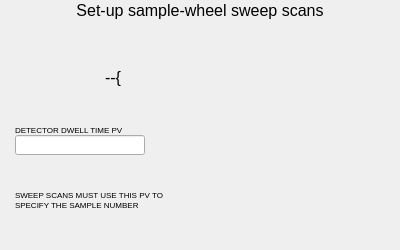
<?xml version="1.0" ?>
<ui version="4.0">
  <class>Dialog</class>
  <widget class="PyDMFrame" name="screen">
    <property name="geometry">
      <rect>
        <x>469</x>
        <y>715</y>
        <width>400</width>
        <height>250</height>
      </rect>
    </property>
    <property name="minimumSize">
      <size>
        <width>400</width>
        <height>250</height>
      </size>
    </property>
    <property name="styleSheet">
      <string notr="true">PyDMFrame#screen {
  color: rgb(0, 0, 0);
  background-color: rgb(218, 218, 218);
  }</string>
    </property>
    <property name="windowTitle">
      <string>sampleWheelScanSetup</string>
    </property>
    <layout class="QGridLayout" name="gridLayout" columnstretch="10,5,3,127,40,81,124,10" rowstretch="19,1,2,28,65,10,30,25,30,40">
      <property name="leftMargin">
        <number>0</number>
      </property>
      <property name="topMargin">
        <number>0</number>
      </property>
      <property name="rightMargin">
        <number>0</number>
      </property>
      <property name="bottomMargin">
        <number>0</number>
      </property>
      <property name="horizontalSpacing">
        <number>0</number>
      </property>
      <property name="verticalSpacing">
        <number>0</number>
      </property>
      <item row="0" column="0" rowspan="2" colspan="8">
        <widget class="PyDMDrawingRectangle" name="rectangle">
          <property name="geometry">
            <rect>
              <x>0</x>
              <y>0</y>
              <width>400</width>
              <height>20</height>
            </rect>
          </property>
          <property name="sizePolicy">
            <sizepolicy hsizetype="Ignored" vsizetype="Ignored">
              <horstretch>0</horstretch>
              <verstretch>0</verstretch>
            </sizepolicy>
          </property>
          <property name="brush" stdset="0">
            <brush brushstyle="SolidPattern">
              <color alpha="255">
                <red>255</red>
                <green>255</green>
                <blue>255</blue>
              </color>
            </brush>
          </property>
          <property name="penStyle" stdset="0">
            <enum>Qt::SolidLine</enum>
          </property>
          <property name="penColor" stdset="0">
            <color>
              <red>255</red>
              <green>255</green>
              <blue>255</blue>
            </color>
          </property>
          <property name="penWidth" stdset="0">
            <double>0</double>
          </property>
          <property name="penCapStyle" stdset="0">
            <enum>Qt::FlatCap</enum>
          </property>
          <property name="toolTip">
            <string>rectangle</string>
          </property>
        </widget>
      </item>
      <item row="4" column="3" colspan="2">
        <widget class="PyDMFrame" name="composite">
          <property name="geometry">
            <rect>
              <x>18</x>
              <y>50</y>
              <width>167</width>
              <height>65</height>
            </rect>
          </property>
          <property name="sizePolicy">
            <sizepolicy hsizetype="Ignored" vsizetype="Ignored">
              <horstretch>0</horstretch>
              <verstretch>0</verstretch>
            </sizepolicy>
          </property>
          <layout class="QGridLayout" name="gridLayout_1" columnstretch="87,3,27,6,44" rowstretch="7,10,20,28">
            <property name="leftMargin">
              <number>0</number>
            </property>
            <property name="topMargin">
              <number>0</number>
            </property>
            <property name="rightMargin">
              <number>0</number>
            </property>
            <property name="bottomMargin">
              <number>0</number>
            </property>
            <property name="horizontalSpacing">
              <number>0</number>
            </property>
            <property name="verticalSpacing">
              <number>0</number>
            </property>
            <item row="2" column="1" colspan="3">
              <widget class="QLabel" name="text">
                <property name="geometry">
                  <rect>
                    <x>87</x>
                    <y>17</y>
                    <width>36</width>
                    <height>20</height>
                  </rect>
                </property>
                <property name="sizePolicy">
                  <sizepolicy hsizetype="Ignored" vsizetype="Ignored">
                    <horstretch>0</horstretch>
                    <verstretch>0</verstretch>
                  </sizepolicy>
                </property>
                <property name="text">
                  <string>--{</string>
                </property>
                <property name="font">
                  <font>
                    <pointsize>12</pointsize>
                  </font>
                </property>
                <property name="brush" stdset="0">
                  <brush brushstyle="SolidPattern">
                    <color alpha="255">
                      <red>0</red>
                      <green>0</green>
                      <blue>0</blue>
                    </color>
                  </brush>
                </property>
                <property name="toolTip">
                  <string>text</string>
                </property>
                <property name="alignment">
                  <set>Qt::AlignLeading|Qt::AlignLeft|Qt::AlignVCenter</set>
                </property>
                <property name="styleSheet">
                  <string notr="true">QLabel#text {
  color: rgb(0, 0, 0);
  }</string>
                </property>
              </widget>
            </item>
            <item row="0" column="3" rowspan="4" colspan="2">
              <widget class="PyDMFrame" name="composite_1">
                <property name="geometry">
                  <rect>
                    <x>117</x>
                    <y>0</y>
                    <width>50</width>
                    <height>65</height>
                  </rect>
                </property>
                <property name="sizePolicy">
                  <sizepolicy hsizetype="Ignored" vsizetype="Ignored">
                    <horstretch>0</horstretch>
                    <verstretch>0</verstretch>
                  </sizepolicy>
                </property>
                <layout class="QGridLayout" name="gridLayout_2" columnstretch="18,32" rowstretch="50,15">
                  <property name="leftMargin">
                    <number>0</number>
                  </property>
                  <property name="topMargin">
                    <number>0</number>
                  </property>
                  <property name="rightMargin">
                    <number>0</number>
                  </property>
                  <property name="bottomMargin">
                    <number>0</number>
                  </property>
                  <property name="horizontalSpacing">
                    <number>0</number>
                  </property>
                  <property name="verticalSpacing">
                    <number>0</number>
                  </property>
                  <item row="1" column="1">
                    <widget class="PyDMFrame" name="composite_2">
                      <property name="geometry">
                        <rect>
                          <x>18</x>
                          <y>50</y>
                          <width>50</width>
                          <height>50</height>
                        </rect>
                      </property>
                      <property name="sizePolicy">
                        <sizepolicy hsizetype="Ignored" vsizetype="Ignored">
                          <horstretch>0</horstretch>
                          <verstretch>0</verstretch>
                        </sizepolicy>
                      </property>
                      <layout class="QGridLayout" name="gridLayout_3" columnstretch="50" rowstretch="16,20,14">
                        <property name="leftMargin">
                          <number>0</number>
                        </property>
                        <property name="topMargin">
                          <number>0</number>
                        </property>
                        <property name="rightMargin">
                          <number>0</number>
                        </property>
                        <property name="bottomMargin">
                          <number>0</number>
                        </property>
                        <property name="horizontalSpacing">
                          <number>0</number>
                        </property>
                        <property name="verticalSpacing">
                          <number>0</number>
                        </property>
                        <item row="0" column="1" rowspan="3">
                          <widget class="PyDMDrawingPie" name="arc">
                            <property name="geometry">
                              <rect>
                                <x>117</x>
                                <y>0</y>
                                <width>50</width>
                                <height>50</height>
                              </rect>
                            </property>
                            <property name="sizePolicy">
                              <sizepolicy hsizetype="Ignored" vsizetype="Ignored">
                                <horstretch>0</horstretch>
                                <verstretch>0</verstretch>
                              </sizepolicy>
                            </property>
                            <property name="brush" stdset="0">
                              <brush brushstyle="NoBrush">
                                <color alpha="255">
                                  <red>0</red>
                                  <green>0</green>
                                  <blue>0</blue>
                                </color>
                              </brush>
                            </property>
                            <property name="penStyle" stdset="0">
                              <enum>Qt::SolidLine</enum>
                            </property>
                            <property name="penColor" stdset="0">
                              <color>
                                <red>0</red>
                                <green>0</green>
                                <blue>0</blue>
                              </color>
                            </property>
                            <property name="penWidth" stdset="0">
                              <double>2.0</double>
                            </property>
                            <property name="penCapStyle" stdset="0">
                              <enum>Qt::FlatCap</enum>
                            </property>
                            <property name="spanAngle" stdset="0">
                              <double>-360.0</double>
                            </property>
                          </widget>
                        </item>
                        <item row="1" column="1">
                          <widget class="PyDMDrawingRectangle" name="rectangle_1">
                            <property name="geometry">
                              <rect>
                                <x>133</x>
                                <y>16</y>
                                <width>20</width>
                                <height>20</height>
                              </rect>
                            </property>
                            <property name="sizePolicy">
                              <sizepolicy hsizetype="Ignored" vsizetype="Ignored">
                                <horstretch>0</horstretch>
                                <verstretch>0</verstretch>
                              </sizepolicy>
                            </property>
                            <property name="brush" stdset="0">
                              <brush brushstyle="NoBrush">
                                <color alpha="255">
                                  <red>0</red>
                                  <green>0</green>
                                  <blue>0</blue>
                                </color>
                              </brush>
                            </property>
                            <property name="penStyle" stdset="0">
                              <enum>Qt::SolidLine</enum>
                            </property>
                            <property name="penColor" stdset="0">
                              <color>
                                <red>0</red>
                                <green>0</green>
                                <blue>0</blue>
                              </color>
                            </property>
                            <property name="penWidth" stdset="0">
                              <double>2.0</double>
                            </property>
                            <property name="penCapStyle" stdset="0">
                              <enum>Qt::FlatCap</enum>
                            </property>
                            <property name="toolTip">
                              <string>rectangle_1</string>
                            </property>
                          </widget>
                        </item>
                      </layout>
                    </widget>
                  </item>
                  <item row="2" column="1">
                    <widget class="QLabel" name="text_1">
                      <property name="geometry">
                        <rect>
                          <x>18</x>
                          <y>105</y>
                          <width>50</width>
                          <height>10</height>
                        </rect>
                      </property>
                      <property name="sizePolicy">
                        <sizepolicy hsizetype="Ignored" vsizetype="Ignored">
                          <horstretch>0</horstretch>
                          <verstretch>0</verstretch>
                        </sizepolicy>
                      </property>
                      <property name="text">
                        <string>SAMPLE</string>
                      </property>
                      <property name="font">
                        <font>
                          <pointsize>6</pointsize>
                        </font>
                      </property>
                      <property name="brush" stdset="0">
                        <brush brushstyle="SolidPattern">
                          <color alpha="255">
                            <red>0</red>
                            <green>0</green>
                            <blue>0</blue>
                          </color>
                        </brush>
                      </property>
                      <property name="toolTip">
                        <string>text_1</string>
                      </property>
                      <property name="alignment">
                        <set>Qt::AlignCenter</set>
                      </property>
                      <property name="styleSheet">
                        <string notr="true">QLabel#text_1 {
  color: rgb(0, 0, 0);
  }</string>
                      </property>
                    </widget>
                  </item>
                </layout>
              </widget>
            </item>
            <item row="1" column="0" rowspan="2" colspan="2">
              <widget class="PyDMFrame" name="composite_3">
                <property name="geometry">
                  <rect>
                    <x>0</x>
                    <y>7</y>
                    <width>90</width>
                    <height>30</height>
                  </rect>
                </property>
                <property name="sizePolicy">
                  <sizepolicy hsizetype="Ignored" vsizetype="Ignored">
                    <horstretch>0</horstretch>
                    <verstretch>0</verstretch>
                  </sizepolicy>
                </property>
                <layout class="QGridLayout" name="gridLayout_4" columnstretch="18,72" rowstretch="30">
                  <property name="leftMargin">
                    <number>0</number>
                  </property>
                  <property name="topMargin">
                    <number>0</number>
                  </property>
                  <property name="rightMargin">
                    <number>0</number>
                  </property>
                  <property name="bottomMargin">
                    <number>0</number>
                  </property>
                  <property name="horizontalSpacing">
                    <number>0</number>
                  </property>
                  <property name="verticalSpacing">
                    <number>0</number>
                  </property>
                  <item row="1" column="1">
                    <widget class="PyDMLineEdit" name="text_entry">
                      <property name="geometry">
                        <rect>
                          <x>18</x>
                          <y>60</y>
                          <width>90</width>
                          <height>20</height>
                        </rect>
                      </property>
                      <property name="sizePolicy">
                        <sizepolicy hsizetype="Ignored" vsizetype="Ignored">
                          <horstretch>0</horstretch>
                          <verstretch>0</verstretch>
                        </sizepolicy>
                      </property>
                      <property name="channel" stdset="0">
                        <string>ca://${P}sampleSweepSize</string>
                      </property>
                      <property name="toolTip">
                        <string>${P}sampleSweepSize</string>
                      </property>
                      <property name="font">
                        <font>
                          <pointsize>12</pointsize>
                        </font>
                      </property>
                      <property name="styleSheet">
                        <string notr="true">PyDMLineEdit#text_entry {
  color: rgb(0, 0, 0);
  background-color: rgb(115, 223, 255);
  border: 1px solid black;
  margin: 0px;
  padding: 0px;
  spacing: 0px;
  }</string>
                      </property>
                    </widget>
                  </item>
                  <item row="1" column="1">
                    <widget class="QLabel" name="text_2">
                      <property name="geometry">
                        <rect>
                          <x>18</x>
                          <y>50</y>
                          <width>90</width>
                          <height>10</height>
                        </rect>
                      </property>
                      <property name="sizePolicy">
                        <sizepolicy hsizetype="Ignored" vsizetype="Ignored">
                          <horstretch>0</horstretch>
                          <verstretch>0</verstretch>
                        </sizepolicy>
                      </property>
                      <property name="text">
                        <string>SWEEP SIZE {mm}</string>
                      </property>
                      <property name="font">
                        <font>
                          <pointsize>6</pointsize>
                        </font>
                      </property>
                      <property name="brush" stdset="0">
                        <brush brushstyle="SolidPattern">
                          <color alpha="255">
                            <red>0</red>
                            <green>0</green>
                            <blue>0</blue>
                          </color>
                        </brush>
                      </property>
                      <property name="toolTip">
                        <string>text_2</string>
                      </property>
                      <property name="alignment">
                        <set>Qt::AlignLeading|Qt::AlignLeft|Qt::AlignVCenter</set>
                      </property>
                      <property name="styleSheet">
                        <string notr="true">QLabel#text_2 {
  color: rgb(0, 0, 0);
  }</string>
                      </property>
                    </widget>
                  </item>
                </layout>
              </widget>
            </item>
          </layout>
        </widget>
      </item>
      <item row="1" column="0" rowspan="2" colspan="8">
        <widget class="PyDMDrawingLine" name="polyline">
          <property name="geometry">
            <rect>
              <x>-1</x>
              <y>19</y>
              <width>408</width>
              <height>3</height>
            </rect>
          </property>
          <property name="sizePolicy">
            <sizepolicy hsizetype="Ignored" vsizetype="Ignored">
              <horstretch>0</horstretch>
              <verstretch>0</verstretch>
            </sizepolicy>
          </property>
          <property name="toolTip">
            <string>polyline</string>
          </property>
          <property name="brush" stdset="0">
            <brush brushstyle="SolidPattern">
              <color alpha="255">
                <red>10</red>
                <green>0</green>
                <blue>184</blue>
              </color>
            </brush>
          </property>
          <property name="penStyle" stdset="0">
            <enum>Qt::SolidLine</enum>
          </property>
          <property name="penColor" stdset="0">
            <color>
              <red>10</red>
              <green>0</green>
              <blue>184</blue>
            </color>
          </property>
          <property name="penWidth" stdset="0">
            <double>3</double>
          </property>
          <property name="penCapStyle" stdset="0">
            <enum>Qt::FlatCap</enum>
          </property>
          <property name="penWidth" stdset="0">
            <double>3</double>
          </property>
          <property name="penStyle" stdset="0">
            <enum>Qt::SolidLine</enum>
          </property>
          <property name="penColor" stdset="0"/>
          <property name="penCapStyle" stdset="0">
            <enum>Qt::FlatCap</enum>
          </property>
        </widget>
      </item>
      <item row="0" column="1" rowspan="2" colspan="6">
        <widget class="QLabel" name="text_3">
          <property name="geometry">
            <rect>
              <x>10</x>
              <y>0</y>
              <width>380</width>
              <height>20</height>
            </rect>
          </property>
          <property name="sizePolicy">
            <sizepolicy hsizetype="Ignored" vsizetype="Ignored">
              <horstretch>0</horstretch>
              <verstretch>0</verstretch>
            </sizepolicy>
          </property>
          <property name="text">
            <string>Set-up sample-wheel sweep scans</string>
          </property>
          <property name="font">
            <font>
              <pointsize>12</pointsize>
            </font>
          </property>
          <property name="brush" stdset="0">
            <brush brushstyle="SolidPattern">
              <color alpha="255">
                <red>0</red>
                <green>0</green>
                <blue>0</blue>
              </color>
            </brush>
          </property>
          <property name="toolTip">
            <string>text_3</string>
          </property>
          <property name="alignment">
            <set>Qt::AlignCenter</set>
          </property>
          <property name="styleSheet">
            <string notr="true">QLabel#text_3 {
  color: rgb(0, 0, 0);
  }</string>
          </property>
        </widget>
      </item>
      <item row="6" column="2" colspan="2">
        <widget class="PyDMFrame" name="composite_4">
          <property name="geometry">
            <rect>
              <x>15</x>
              <y>125</y>
              <width>130</width>
              <height>30</height>
            </rect>
          </property>
          <property name="sizePolicy">
            <sizepolicy hsizetype="Ignored" vsizetype="Ignored">
              <horstretch>0</horstretch>
              <verstretch>0</verstretch>
            </sizepolicy>
          </property>
          <layout class="QGridLayout" name="gridLayout_5" columnstretch="130" rowstretch="10,20">
            <property name="leftMargin">
              <number>0</number>
            </property>
            <property name="topMargin">
              <number>0</number>
            </property>
            <property name="rightMargin">
              <number>0</number>
            </property>
            <property name="bottomMargin">
              <number>0</number>
            </property>
            <property name="horizontalSpacing">
              <number>0</number>
            </property>
            <property name="verticalSpacing">
              <number>0</number>
            </property>
            <item row="1" column="0">
              <widget class="PyDMLineEdit" name="text_entry_1">
                <property name="geometry">
                  <rect>
                    <x>0</x>
                    <y>10</y>
                    <width>130</width>
                    <height>20</height>
                  </rect>
                </property>
                <property name="sizePolicy">
                  <sizepolicy hsizetype="Ignored" vsizetype="Ignored">
                    <horstretch>0</horstretch>
                    <verstretch>0</verstretch>
                  </sizepolicy>
                </property>
                <property name="channel" stdset="0">
                  <string>ca://${P}sampleSweepSet.INPF</string>
                </property>
                <property name="toolTip">
                  <string>${P}sampleSweepSet.INPF</string>
                </property>
                <property name="displayFormat" stdset="0">
                  <enum>PyDMLineEdit::String</enum>
                </property>
                <property name="font">
                  <font>
                    <pointsize>12</pointsize>
                  </font>
                </property>
                <property name="styleSheet">
                  <string notr="true">PyDMLineEdit#text_entry_1 {
  color: rgb(0, 0, 0);
  background-color: rgb(164, 170, 255);
  border: 1px solid black;
  margin: 0px;
  padding: 0px;
  spacing: 0px;
  }</string>
                </property>
              </widget>
            </item>
            <item row="0" column="0">
              <widget class="QLabel" name="text_4">
                <property name="geometry">
                  <rect>
                    <x>0</x>
                    <y>0</y>
                    <width>130</width>
                    <height>10</height>
                  </rect>
                </property>
                <property name="sizePolicy">
                  <sizepolicy hsizetype="Ignored" vsizetype="Ignored">
                    <horstretch>0</horstretch>
                    <verstretch>0</verstretch>
                  </sizepolicy>
                </property>
                <property name="text">
                  <string>DETECTOR DWELL TIME PV</string>
                </property>
                <property name="font">
                  <font>
                    <pointsize>6</pointsize>
                  </font>
                </property>
                <property name="brush" stdset="0">
                  <brush brushstyle="SolidPattern">
                    <color alpha="255">
                      <red>0</red>
                      <green>0</green>
                      <blue>0</blue>
                    </color>
                  </brush>
                </property>
                <property name="toolTip">
                  <string>text_4</string>
                </property>
                <property name="alignment">
                  <set>Qt::AlignLeading|Qt::AlignLeft|Qt::AlignVCenter</set>
                </property>
                <property name="styleSheet">
                  <string notr="true">QLabel#text_4 {
  color: rgb(0, 0, 0);
  }</string>
                </property>
              </widget>
            </item>
          </layout>
        </widget>
      </item>
      <item row="8" column="2" colspan="4">
        <widget class="PyDMFrame" name="composite_5">
          <property name="geometry">
            <rect>
              <x>15</x>
              <y>180</y>
              <width>251</width>
              <height>30</height>
            </rect>
          </property>
          <property name="sizePolicy">
            <sizepolicy hsizetype="Ignored" vsizetype="Ignored">
              <horstretch>0</horstretch>
              <verstretch>0</verstretch>
            </sizepolicy>
          </property>
          <layout class="QGridLayout" name="gridLayout_6" columnstretch="200,1,50" rowstretch="10,10,10">
            <property name="leftMargin">
              <number>0</number>
            </property>
            <property name="topMargin">
              <number>0</number>
            </property>
            <property name="rightMargin">
              <number>0</number>
            </property>
            <property name="bottomMargin">
              <number>0</number>
            </property>
            <property name="horizontalSpacing">
              <number>0</number>
            </property>
            <property name="verticalSpacing">
              <number>0</number>
            </property>
            <item row="2" column="0">
              <widget class="QLabel" name="text_5">
                <property name="geometry">
                  <rect>
                    <x>0</x>
                    <y>20</y>
                    <width>200</width>
                    <height>10</height>
                  </rect>
                </property>
                <property name="sizePolicy">
                  <sizepolicy hsizetype="Ignored" vsizetype="Ignored">
                    <horstretch>0</horstretch>
                    <verstretch>0</verstretch>
                  </sizepolicy>
                </property>
                <property name="text">
                  <string>SPECIFY THE SAMPLE NUMBER</string>
                </property>
                <property name="font">
                  <font>
                    <pointsize>6</pointsize>
                  </font>
                </property>
                <property name="brush" stdset="0">
                  <brush brushstyle="SolidPattern">
                    <color alpha="255">
                      <red>0</red>
                      <green>0</green>
                      <blue>0</blue>
                    </color>
                  </brush>
                </property>
                <property name="toolTip">
                  <string>text_5</string>
                </property>
                <property name="alignment">
                  <set>Qt::AlignLeading|Qt::AlignLeft|Qt::AlignVCenter</set>
                </property>
                <property name="styleSheet">
                  <string notr="true">QLabel#text_5 {
  color: rgb(0, 0, 0);
  }</string>
                </property>
              </widget>
            </item>
            <item row="1" column="0">
              <widget class="QLabel" name="text_6">
                <property name="geometry">
                  <rect>
                    <x>0</x>
                    <y>10</y>
                    <width>200</width>
                    <height>10</height>
                  </rect>
                </property>
                <property name="sizePolicy">
                  <sizepolicy hsizetype="Ignored" vsizetype="Ignored">
                    <horstretch>0</horstretch>
                    <verstretch>0</verstretch>
                  </sizepolicy>
                </property>
                <property name="text">
                  <string>SWEEP SCANS MUST USE THIS PV TO </string>
                </property>
                <property name="font">
                  <font>
                    <pointsize>6</pointsize>
                  </font>
                </property>
                <property name="brush" stdset="0">
                  <brush brushstyle="SolidPattern">
                    <color alpha="255">
                      <red>0</red>
                      <green>0</green>
                      <blue>0</blue>
                    </color>
                  </brush>
                </property>
                <property name="toolTip">
                  <string>text_6</string>
                </property>
                <property name="alignment">
                  <set>Qt::AlignLeading|Qt::AlignLeft|Qt::AlignVCenter</set>
                </property>
                <property name="styleSheet">
                  <string notr="true">QLabel#text_6 {
  color: rgb(0, 0, 0);
  }</string>
                </property>
              </widget>
            </item>
            <item row="0" column="2" rowspan="3">
              <widget class="PyDMFrame" name="composite_6">
                <property name="geometry">
                  <rect>
                    <x>201</x>
                    <y>0</y>
                    <width>50</width>
                    <height>30</height>
                  </rect>
                </property>
                <property name="sizePolicy">
                  <sizepolicy hsizetype="Ignored" vsizetype="Ignored">
                    <horstretch>0</horstretch>
                    <verstretch>0</verstretch>
                  </sizepolicy>
                </property>
                <layout class="QGridLayout" name="gridLayout_7" columnstretch="15,35" rowstretch="30">
                  <property name="leftMargin">
                    <number>0</number>
                  </property>
                  <property name="topMargin">
                    <number>0</number>
                  </property>
                  <property name="rightMargin">
                    <number>0</number>
                  </property>
                  <property name="bottomMargin">
                    <number>0</number>
                  </property>
                  <property name="horizontalSpacing">
                    <number>0</number>
                  </property>
                  <property name="verticalSpacing">
                    <number>0</number>
                  </property>
                  <item row="1" column="1">
                    <widget class="PyDMLineEdit" name="text_entry_2">
                      <property name="geometry">
                        <rect>
                          <x>15</x>
                          <y>190</y>
                          <width>50</width>
                          <height>20</height>
                        </rect>
                      </property>
                      <property name="sizePolicy">
                        <sizepolicy hsizetype="Ignored" vsizetype="Ignored">
                          <horstretch>0</horstretch>
                          <verstretch>0</verstretch>
                        </sizepolicy>
                      </property>
                      <property name="channel" stdset="0">
                        <string>ca://${P}sampleSweepSet.A</string>
                      </property>
                      <property name="toolTip">
                        <string>${P}sampleSweepSet.A</string>
                      </property>
                      <property name="font">
                        <font>
                          <pointsize>12</pointsize>
                        </font>
                      </property>
                      <property name="styleSheet">
                        <string notr="true">PyDMLineEdit#text_entry_2 {
  color: rgb(0, 0, 0);
  background-color: rgb(115, 223, 255);
  border: 1px solid black;
  margin: 0px;
  padding: 0px;
  spacing: 0px;
  }</string>
                      </property>
                    </widget>
                  </item>
                  <item row="1" column="1">
                    <widget class="QLabel" name="text_7">
                      <property name="geometry">
                        <rect>
                          <x>15</x>
                          <y>180</y>
                          <width>50</width>
                          <height>10</height>
                        </rect>
                      </property>
                      <property name="sizePolicy">
                        <sizepolicy hsizetype="Ignored" vsizetype="Ignored">
                          <horstretch>0</horstretch>
                          <verstretch>0</verstretch>
                        </sizepolicy>
                      </property>
                      <property name="text">
                        <string>SAMPLE #</string>
                      </property>
                      <property name="font">
                        <font>
                          <pointsize>6</pointsize>
                        </font>
                      </property>
                      <property name="brush" stdset="0">
                        <brush brushstyle="SolidPattern">
                          <color alpha="255">
                            <red>0</red>
                            <green>0</green>
                            <blue>0</blue>
                          </color>
                        </brush>
                      </property>
                      <property name="toolTip">
                        <string>text_7</string>
                      </property>
                      <property name="alignment">
                        <set>Qt::AlignLeading|Qt::AlignLeft|Qt::AlignVCenter</set>
                      </property>
                      <property name="styleSheet">
                        <string notr="true">QLabel#text_7 {
  color: rgb(0, 0, 0);
  }</string>
                      </property>
                    </widget>
                  </item>
                </layout>
              </widget>
            </item>
          </layout>
        </widget>
      </item>
    </layout>
    <zorder>rectangle</zorder>
    <zorder>text</zorder>
    <zorder>arc</zorder>
    <zorder>rectangle_1</zorder>
    <zorder>composite_2</zorder>
    <zorder>text_1</zorder>
    <zorder>composite_1</zorder>
    <zorder>text_entry</zorder>
    <zorder>text_2</zorder>
    <zorder>composite_3</zorder>
    <zorder>composite</zorder>
    <zorder>polyline</zorder>
    <zorder>text_3</zorder>
    <zorder>text_entry_1</zorder>
    <zorder>text_4</zorder>
    <zorder>composite_4</zorder>
    <zorder>text_5</zorder>
    <zorder>text_6</zorder>
    <zorder>text_entry_2</zorder>
    <zorder>text_7</zorder>
    <zorder>composite_6</zorder>
    <zorder>composite_5</zorder>
  </widget>
  <customwidgets>
    <customwidget>
      <class>PyDMDrawingRectangle</class>
      <extends>QWidget</extends>
      <header>pydm.widgets.drawing</header>
    </customwidget>
    <customwidget>
      <class>PyDMFrame</class>
      <extends>QFrame</extends>
      <header>pydm.widgets.frame</header>
    </customwidget>
    <customwidget>
      <class>PyDMLabel</class>
      <extends>QLabel</extends>
      <header>pydm.widgets.label</header>
    </customwidget>
    <customwidget>
      <class>PyDMDrawingPie</class>
      <extends>PyDMDrawingArc</extends>
      <header>pydm.widgets.drawing</header>
    </customwidget>
    <customwidget>
      <class>PyDMLineEdit</class>
      <extends>QLineEdit</extends>
      <header>pydm.widgets.line_edit</header>
    </customwidget>
    <customwidget>
      <class>PyDMDrawingPolyline</class>
      <extends>QWidget</extends>
      <header>pydm.widgets.drawing</header>
    </customwidget>
    <customwidget>
      <class>PyDMDrawingLine</class>
      <extends>QWidget</extends>
      <header>pydm.widgets.drawing</header>
    </customwidget>
    <customwidget>
      <class>PyDMDrawingArc</class>
      <extends>QWidget</extends>
      <header>pydm.widgets.drawing</header>
    </customwidget>
  </customwidgets>
</ui>
